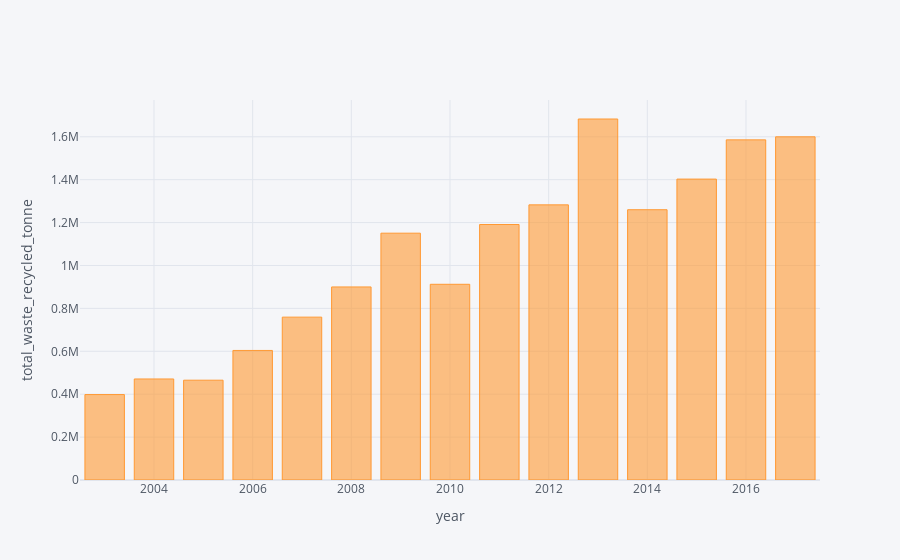

This figure's notebook cell:
### Code cell
Construction_debris.iplot(x = 'year', y = 'total_waste_recycled_tonne', kind= 'bar', xTitle = 'year' , yTitle= 'total_waste_recycled_tonne')

### Figure 1 — Plotly figure (JSON) as saved in the notebook; plotly's stock layout.template omitted (floating-point values rounded to 4 significant figures)
{"data": [{"marker": {"color": "rgba(255, 153, 51, 0.6)", "line": {"color": "rgba(255, 153, 51, 1.0)", "width": 1}}, "name": "total_waste_recycled_tonne", "orientation": "v", "text": "", "type": "bar", "x": [2016, 2015, 2014, 2013, 2012, 2011, 2010, 2009, 2008, 2007, 2006, 2005, 2004, 2003, 2017], "y": [1585700, 1402900, 1260000, 1683000, 1282700, 1191100, 912400, 1150700, 900000, 759300, 604000, 465300, 471000, 398300, 1599900]}], "layout": {"legend": {"bgcolor": "#F5F6F9", "font": {"color": "#4D5663"}}, "paper_bgcolor": "#F5F6F9", "plot_bgcolor": "#F5F6F9", "title": {"font": {"color": "#4D5663"}}, "xaxis": {"gridcolor": "#E1E5ED", "showgrid": true, "tickfont": {"color": "#4D5663"}, "title": {"font": {"color": "#4D5663"}, "text": "year"}, "zerolinecolor": "#E1E5ED"}, "yaxis": {"gridcolor": "#E1E5ED", "showgrid": true, "tickfont": {"color": "#4D5663"}, "title": {"font": {"color": "#4D5663"}, "text": "total_waste_recycled_tonne"}, "zerolinecolor": "#E1E5ED"}}}
